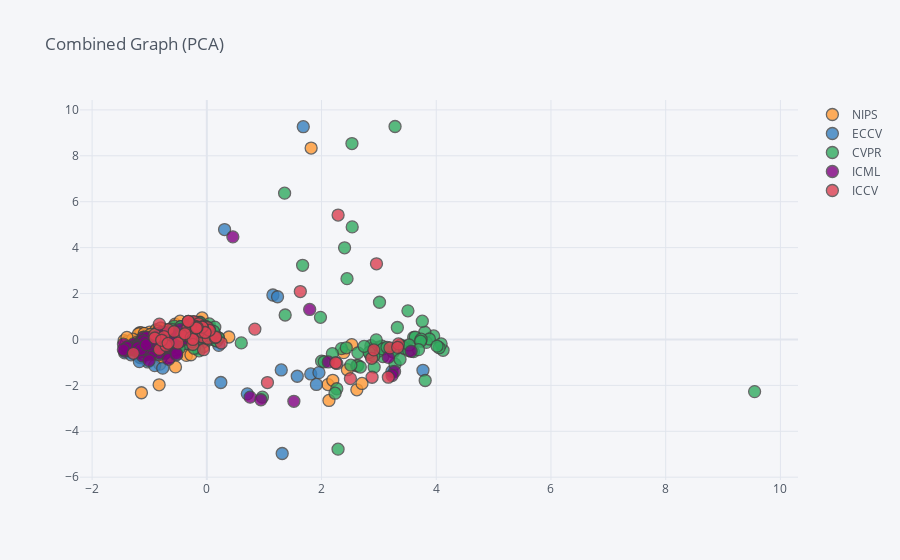

Notebook source saved alongside this figure:
### Code cell
#visualize(emb,meta,method='SpectralEmbedding',dim=2,  title='Combined Graph (Spectral Embedding)')
visualize(emb,meta,method='PCA',dim=2,  title='Combined Graph (PCA)')

### Figure 1 — Plotly figure (JSON) as saved in the notebook; plotly's stock layout.template omitted (floating-point values rounded to 4 significant figures; data arrays with more than 128 entries replaced by an {"elided": "..."} marker saying what was removed)
{"data": [{"marker": {"color": "rgba(255, 153, 51, 1.0)", "line": {"width": 1.3}, "opacity": 0.8, "size": 12, "symbol": "circle"}, "mode": "markers", "name": "NIPS", "text": ["Visualizing the Loss Landscape of Neural Nets", "PointCNN", "L4: Practical loss-based stepsize adaptation for deep learning", "Multimodal Generative Models for Scalable Weakly-Supervised Learning", "Neural Voice Cloning with a Few Samples", "The Description Length of Deep Learning models", "Deep Defense: Training DNNs with Improved Adversarial Robustness", "Adversarial Logit Pairing", "Realistic Evaluation of Deep Semi-Supervised Learning Algorithms", "DVAE#: Discrete Variational Autoencoders with Relaxed Boltzmann Priors", "BourGAN: Generative Networks with Metric Embeddings", "Bilinear Attention Networks", "Breaking the Activation Function Bottleneck through Adaptive Parameterization", "Hyperbolic Neural Networks", "Learning towards Minimum Hyperspherical Energy", "Generalizing to Unseen Domains via Adversarial Data Augmentation", "On GANs and GMMs", "Assessing Generative Models via Precision and Recall", "Relational recurrent neural networks", "Unsupervised Attention-guided Image-to-Image Translation", "Speaker-Follower Models for Vision-and-Language Navigation", "ATOMO: Communication-efficient Learning via Atomic Sparsification", "Generative Neural Machine Translation", "One-Shot Unsupervised Cross Domain Translation", "Banach Wasserstein GAN", "Neural Code Comprehension: A Learnable Representation of Code Semantics", "3D Steerable CNNs: Learning Rotationally Equivariant Features in Volumetric Data", "Glow: Generative Flow with Invertible 1x1 Convolutions", "Discovery of Latent 3D Keypoints via End-to-end Geometric Reasoning", "An intriguing failing of convolutional neural networks and the CoordConv solution", "Latent Alignment and Variational Attention", "Neural Arithmetic Logic Units", "Adaptive Skip Intervals: Temporal Abstraction for Recurrent Dynamical Models", "Video-to-Video Synthesis", "Generalisation in humans and deep neural networks", "A Unified Feature Disentangler for Multi-Domain Image Translation and Manipulation", "Neural Guided Constraint Logic Programming for Program Synthesis", "Deep Subspace Clustering Networks", "Dilated Recurrent Neural Networks", "Structured Embedding Models for Grouped Data", "Best of Both Worlds: Transferring Knowledge from Discriminative Learning to a Generative Visual Dialog Model", "Learning a Multi-View Stereo Machine", "Universal Style Transfer via Feature Transforms", "f-GANs in an Information Geometric Nutshell", "Toward Multimodal Image-to-Image Translation", "One-Sided Unsupervised Domain Mapping", "Deep Mean-Shift Priors for Image Restoration", "SchNet: A continuous-filter convolutional neural network for modeling quantum interactions", "Inductive Representation Learning on Large Graphs", "Mean teachers are better role models: Weight-averaged consistency targets improve semi-supervised deep learning results", "TernGrad: Ternary Gradients to Reduce Communication in Distributed Deep Learning", "NeuralFDR: Learning Discovery Thresholds from Hypothesis Features", "Learning Multiple Tasks with Multilinear Relationship Networks", "Train longer, generalize better: closing the generalization gap in large batch training of neural networks", "The Numerics of GANs", "Stabilizing Training of Generative Adversarial Networks through Regularization", "Training Deep Networks without Learning Rates Through Coin Betting", "MMD GAN: Towards Deeper Understanding of Moment Matching Network", "Few-Shot Learning Through an Information Retrieval  Lens", "Differentiable Learning of Logical Rules for Knowledge Base Reasoning", "OnACID: Online Analysis of Calcium Imaging Data in Real Time", "Fisher GAN", "Toward Goal-Driven Neural Network Models for the Rodent Whisker-Trigeminal System", "Predicting Organic Reaction Outcomes with Weisfeiler-Lehman Network", "REBAR: Low-variance, unbiased gradient estimates for discrete latent variable models", "ELF: An Extensive, Lightweight and Flexible Research Platform for Real-time Strategy Games", "Dual Discriminator Generative Adversarial Nets", "Bridging the Gap Between Value and Policy Based Reinforcement Learning", "Convolutional Gaussian Processes", "Deep Lattice Networks and Partial Monotonic Functions", "Hierarchical Attentive Recurrent Tracking", "Learning to Compose Domain-Specific Transformations for Data Augmentation", "Language Modeling with Recurrent Highway Hypernetworks", "Bayesian Compression for Deep Learning", "Streaming Sparse Gaussian Process Approximations", "Spherical convolutions and their application in molecular modelling", "Neural system identification for large populations separating what and where", "A Disentangled Recognition and Nonlinear Dynamics Model for Unsupervised Learning", "Bayesian GAN", "Geometric Matrix Completion with Recurrent Multi-Graph Neural Networks", "Diving into the shallows: a computational perspective on large-scale shallow learning", "InfoGAIL: Interpretable Imitation Learning from Visual Demonstrations", "Deep Hyperspherical Learning", "On-the-fly Operation Batching in Dynamic Computation Graphs", "Streaming Weak Submodularity: Interpreting Neural Networks on the Fly", "Prototypical Networks for Few-shot Learning", "Multi-Information Source Optimization", "Dual Path Networks", "Doubly Stochastic Variational Inference for Deep Gaussian Processes", "QMDP-Net: Deep Learning for Planning under Partial Observability", "A Unified Approach to Interpreting Model Predictions", "Context Selection for Embedding Models", "Working hard to know your neighbor's margins: Local descriptor learning loss", "Learning to Prune Deep Neural Networks via Layer-wise Optimal Brain Surgeon", "DropoutNet: Addressing Cold Start in Recommender Systems", "PointNet++: Deep Hierarchical Feature Learning on Point Sets in a Metric Space", "A-NICE-MC: Adversarial Training for MCMC", "Riemannian approach to batch normalization", "Triangle Generative Adversarial Networks", "Scalable trust-region method for deep reinforcement learning using Kronecker-factored approximation", "Hybrid Reward Architecture for Reinforcement Learning", "AdaGAN: Boosting Generative Models", "Task-based End-to-end Model Learning in Stochastic Optimization", "Gradient descent GAN optimization is locally stable", "Do Deep Neural Networks Suffer from Crowding?", "Improved Training of Wasserstein GANs", "Learning Disentangled Representations with Semi-Supervised Deep Generative Models", "Attention is All you Need", "Value Prediction Network", "Causal Effect Inference with Deep Latent-Variable Models", "Good Semi-supervised Learning That Requires a Bad GAN", "Modulating early visual processing by language", "GANs Trained by a Two Time-Scale Update Rule Converge to a Local Nash Equilibrium", "Neural Expectation Maximization", "Attend and Predict: Understanding Gene Regulation by Selective Attention on Chromatin", "Style Transfer from Non-Parallel Text by Cross-Alignment", "Real Time Image Saliency for Black Box Classifiers", "On Word Embedding Dimensionality", "COLA: Decentralized Linear Learning", "A Simple Unified Framework for Detecting Out-of-Distribution Samples and Adversarial Attacks", "Mapping Images to Scene Graphs with Permutation-Invariant Structured Prediction", "Learning Conditioned Graph Structures for Interpretable Visual Question Answering", "Reversible Recurrent Neural Networks"], "textfont": {"color": "#4D5663"}, "type": "scatter", "x": [-0.8789, -0.7391, -0.8026, -0.7028, 2.616, -0.763, -0.5461, -1.157, -0.7005, -1.095, -0.9425, -1.323, -0.7673, -1.442, -1.163, -1.146, -1.094, -1.127, -0.7568, -0.4558, -1.398, -1.044, -0.8559, -0.4016, -0.7742, -0.965, -0.3564, 2.387, -0.5243, -0.9568, -1.274, -0.8708, -1.194, -0.8671, -1.141, -0.9962, -1.302, -0.8781, -0.9342, -0.5537, -0.9691, -0.6165, 2.45, -0.7948, 2.705, -0.6569, -0.9368, -1.363, -0.8834, 0.3842, -0.7287, -0.8138, -0.2769, -0.632, -0.4939, -1.246, -0.6548, -0.8212, -0.804, -1.089, -0.4466, -0.7539, -0.4386, -0.9819, -0.579, -1.158, -1.14, -0.669, -1.232, -1.106, -1.308, -0.9344, -0.7523, -0.6415, -0.8437, -1.168, -1.187, -1.247, -1.165, -1.07, -0.8601, -1.29, -0.7889, 2.526, -0.4495, -0.0578, -0.8704, 2.112, -0.349, -1.215, -1.073, -0.4661, -0.4293, -0.316, 1.819, -0.6876, -1.065, -0.5736, -1.097, -1.393, -0.6486, -0.8487, -0.6421, -0.7524, -1.085, -0.7977, -1.231, 2.129, -0.8314, -0.9799, -0.3516, 2.196, -0.7335, -1.0, -0.8222, -0.866, 2.614, -0.08195, -0.6225, -1.115, -0.7582, -1.311, -1.343], "y": [-0.4213, -0.4481, -0.5364, -0.8107, -2.194, -0.7011, -1.197, -0.439, -0.1072, 0.2529, 0.1789, -0.1284, 0.005999, -0.04901, 0.2997, 0.2903, 0.1656, 0.1056, 0.3788, -0.1891, -0.1078, 0.05001, 0.2123, 0.359, 0.457, 0.2376, -0.6948, -0.5744, -0.4742, -0.6688, -0.6174, 0.3876, 0.2385, -0.2997, -0.001613, 0.3223, -0.1784, 0.03157, 0.2602, 0.6672, -0.2974, 0.4537, -1.319, 0.1812, -1.918, 0.4133, -0.4533, -0.4676, 0.4218, 0.1067, -0.04627, -0.3691, -0.6666, -0.7587, 0.1625, -0.3578, 0.3233, -1.074, 0.4979, 0.2627, 0.4842, -0.6411, -0.009394, 0.08449, 0.5168, -0.1344, -2.322, 0.3975, -0.2459, 0.1039, -0.08066, -0.04374, -0.1409, 0.1498, 0.3666, -0.2495, -0.1452, -0.06581, -0.7906, -0.06354, -0.1195, 0.01637, -0.3244, -0.2265, 0.4336, -0.3105, 0.1562, -1.967, 0.6313, -0.114, 0.01541, 0.7944, -0.04841, -0.1809, 8.339, 0.3016, -0.1594, 0.3252, -0.7631, 0.08982, 0.4507, -0.3504, -0.03682, -0.1376, -0.31, -0.7921, -0.2308, -2.658, -1.975, 0.2232, -0.09803, -1.781, -0.6071, -0.1212, -0.4166, -0.1451, -1.147, 0.9382, 0.2591, -0.4463, 0.08557, -0.5541, -0.5034]}, {"marker": {"color": "rgba(55, 128, 191, 1.0)", "line": {"width": 1.3}, "opacity": 0.8, "size": 12, "symbol": "circle"}, "mode": "markers", "name": "ECCV", "text": ["Improving Shape Deformation in Unsupervised Image-to-Image Translation", "Pairwise Confusion for Fine-Grained Visual Classification", "GANimation: Anatomically-aware Facial Animation from a Single Image", "Deep Expander Networks: Efficient Deep Networks from Graph Theory", "3DMV: Joint 3D-Multi-View Prediction for 3D Semantic Scene Segmentation", "Learning Category-Specific Mesh Reconstruction from Image Collections", "Zero-Shot Object Detection", "A Style-Aware Content Loss for Real-time HD Style Transfer", "Piggyback: Adapting a Single Network to Multiple Tasks by Learning to Mask Weights", "Semi-supervised Adversarial Learning to Generate Photorealistic Face Images of New Identities from 3D Morphable Model", "Simple Baselines for Human Pose Estimation and Tracking", "Toward Characteristic-Preserving Image-based Virtual Try-On Network", "Acquisition of Localization Confidence for Accurate Object Detection", "Conditional Image-Text Embedding Networks", "SketchyScene: Richly-Annotated Scene Sketches", "Progressive Neural Architecture Search", "Image Manipulation with Perceptual Discriminators", "Repeatability Is Not Enough: Learning Affine Regions via Discriminability", "Unsupervised holistic image generation from key local patches", "LQ-Nets: Learned Quantization for Highly Accurate and Compact Deep Neural Networks", "Is Robustness the Cost of Accuracy? -- A Comprehensive Study on the Robustness of 18 Deep Image Classification Models", "Dynamic Multimodal Instance Segmentation Guided by Natural Language Queries", "Dynamic Conditional Networks for Few-Shot Learning", "Recovering 3D Planes from a Single Image via Convolutional Neural Networks", "Learning Single-View 3D Reconstruction with Limited Pose Supervision", "Image Inpainting for Irregular Holes Using Partial Convolutions", "Unsupervised Geometry-Aware Representation for 3D Human Pose Estimation", "PSANet: Point-wise Spatial Attention Network for Scene Parsing", "Deep Randomized Ensembles for Metric Learning", "Predicting Gaze in Egocentric Video by Learning Task-dependent Attention Transition", "Coloring with Words: Guiding Image Colorization Through Text-based Palette Generation", "Fighting Fake News: Image Splice Detection via Learned Self-Consistency", "HiDDeN: Hiding Data with Deep Networks", "Multi-scale Residual Network for Image Super-Resolution", "Adaptive Affinity Fields for Semantic Segmentation", "Statistically-motivated Second-order Pooling", "Stacked Cross Attention for Image-Text Matching", "Open Set Domain Adaptation by Backpropagation", "DeepVS: A Deep Learning Based Video Saliency Prediction Approach", "EC-Net: an Edge-aware Point set Consolidation Network", "Encoder-Decoder with Atrous Separable Convolution for Semantic Image Segmentation", "Estimating the Success of Unsupervised Image to Image Translation", "Single Shot Scene Text Retrieval", "Learning Type-Aware Embeddings for Fashion Compatibility", "Learning Visual Question Answering by Bootstrapping Hard Attention", "Deep Clustering for Unsupervised Learning of Visual Features", "Joint Person Segmentation and Identification in Synchronized First- and Third-person Videos", "ECO: Efficient Convolutional Network for Online Video Understanding", "Diverse and Coherent Paragraph Generation from Images", "MultiPoseNet: Fast Multi-Person Pose Estimation using Pose Residual Network", "ShapeStacks: Learning Vision-Based Physical Intuition for Generalised Object Stacking", "Towards Realistic Predictors", "Choose Your Neuron: Incorporating Domain Knowledge through Neuron-Importance", "Explainable Neural Computation via Stack Neural Module Networks", "Learning to Separate Object Sounds by Watching Unlabeled Video", "ESPNet: Efficient Spatial Pyramid of Dilated Convolutions for Semantic Segmentation", "Visual Coreference Resolution in Visual Dialog using Neural Module Networks", "License Plate Detection and Recognition in Unconstrained Scenarios", "Deep High Dynamic Range Imaging with Large Foreground Motions", "Multi-view to Novel view: Synthesizing novel views with Self-Learned Confidence", "Specular-to-Diffuse Translation for Multi-View Reconstruction", "Layer-structured 3D Scene Inference via View Synthesis", "3D-CODED: 3D Correspondences by Deep Deformation", "HybridNet: Classification and Reconstruction Cooperation for Semi-Supervised Learning", "BSN: Boundary Sensitive Network for Temporal Action Proposal Generation", "Learning Dynamic Memory Networks for Object Tracking", "Interpretable Intuitive Physics Model", "Gray-box Adversarial Training", "Depth-aware CNN for RGB-D Segmentation", "Learning Efficient Single-stage Pedestrian Detectors by Asymptotic Localization Fitting", "A Modulation Module for Multi-task Learning with Applications in Image Retrieval", "Single Image Water Hazard Detection using FCN with Reflection Attention Units", "Integral Human Pose Regression", "Recurrent Squeeze-and-Excitation Context Aggregation Net for Single Image Deraining", "Quaternion Convolutional Neural Networks", "Mutual Learning to Adapt for Joint Human Parsing and Pose Estimation", "Pose Partition Networks for Multi-Person Pose Estimation", "Video Re-localization", "Joint 3D Face Reconstruction and Dense Alignment with Position Map Regression Network", "MVSNet: Depth Inference for Unstructured Multi-view Stereo", "Audio-Visual Event Localization in Unconstrained Videos", "Macro-Micro Adversarial Network for Human Parsing", "SpiderCNN: Deep Learning on Point Sets with Parameterized Convolutional Filters", "PlaneMatch: Patch Coplanarity Prediction for Robust RGB-D Reconstruction", "Factorizable Net: An Efficient Subgraph-based Framework for Scene Graph Generation", "DF-Net: Unsupervised Joint Learning of Depth and Flow using Cross-Task Consistency", "Image Super-Resolution Using Very Deep Residual Channel Attention Networks", "Group Normalization", "Learning to Navigate for Fine-grained Classification", "Partial Adversarial Domain Adaptation", "Shift-Net: Image Inpainting via Deep Feature Rearrangement", "Distractor-aware Siamese Networks for Visual Object Tracking", "Improving Generalization via  Scalable Neighborhood Component Analysis", "Saliency Detection in 360° Videos", "GeoDesc: Learning Local Descriptors by Integrating Geometry Constraints"], "textfont": {"color": "#4D5663"}, "type": "scatter", "x": [-0.8506, -0.8037, -0.82, -0.9842, -1.108, -0.9933, -1.235, -1.029, -1.145, -1.279, -1.187, -1.071, -0.8465, 1.298, -1.125, 1.314, -1.21, -0.3928, -1.011, -0.9086, -1.431, -0.9201, 3.768, 1.152, 1.233, -1.0, -0.6465, 1.576, -0.2971, -1.025, -1.061, -0.6396, -1.108, 1.91, -1.207, -1.063, -1.32, -1.107, -0.986, 0.3095, -1.222, -0.579, -1.236, -0.9978, 0.2441, -0.7691, -0.828, 1.811, 3.535, -0.6674, -0.9666, 0.7061, -1.096, -0.4678, -1.11, -0.8335, -1.215, 1.681, -0.5498, -0.8185, -0.2966, -0.4949, -0.8261, -0.5289, -0.4678, -1.175, -0.8599, -0.9762, -0.964, -0.5292, 1.955, -1.265, -0.5912, -1.162, -0.6739, 3.228, -0.9054, -1.235, -1.174, -1.163, 0.2084, -1.009, -0.5585, -0.8047, -0.7701, 3.266, -0.3086, -0.8003, -1.162, -0.781, -0.2971, -1.194, -1.176, -0.4564, -0.4294], "y": [0.2063, -0.1391, -0.2499, -0.5888, -0.2633, -0.4074, -0.3352, -0.9798, -0.793, -0.2489, -0.406, -0.1135, -0.2929, -1.33, -0.3063, -4.969, -0.5365, -0.07294, -0.03344, -1.14, -0.5861, -0.2145, -1.345, 1.936, 1.861, -0.5744, -0.08654, -1.603, -0.007211, -0.6498, -0.4568, -0.4004, -0.7017, -1.96, -0.3952, -0.1741, -0.6696, -0.1821, -0.1828, 4.787, -0.5006, -0.1245, -0.2633, -0.281, -1.875, -1.251, -0.6635, -1.502, -0.4592, -0.1252, 0.09427, -2.37, -0.5195, 0.3502, -0.3418, -0.08786, -0.3068, 9.268, -0.2742, 0.03061, -0.0915, 0.2441, -0.3278, -0.6732, 0.3502, -0.3607, -0.3597, -0.5037, -0.3776, -0.4445, -1.445, -0.4607, -0.4766, -0.3675, 0.01514, -1.393, -0.2757, -0.2588, -0.1316, -0.145, -0.2578, -0.2999, -0.2835, -0.5931, -0.2564, -0.4416, -0.1079, -0.5383, -0.5783, -0.4578, -0.007211, -0.5059, -0.9674, -0.2349, 0.3204]}, {"marker": {"color": "rgba(50, 171, 96, 1.0)", "line": {"width": 1.3}, "opacity": 0.8, "size": 12, "symbol": "circle"}, "mode": "markers", "name": "CVPR", "text": {"elided": "273 str values"}, "textfont": {"color": "#4D5663"}, "type": "scatter", "x": {"elided": "273 float values"}, "y": {"elided": "273 float values"}}, {"marker": {"color": "rgba(128, 0, 128, 1.0)", "line": {"width": 1.3}, "opacity": 0.8, "size": 12, "symbol": "circle"}, "mode": "markers", "name": "ICML", "text": ["OptNet: Differentiable Optimization as a Layer in Neural Networks", "Input Convex Neural Networks", "Wasserstein Generative Adversarial Networks", "Synthesizing Robust Adversarial Examples", "Differentially Private Database Release via Kernel Mean Embeddings", "Optimizing the Latent Space of Generative Networks", "NetGAN: Generating Graphs via Random Walks", "Compressed Sensing using Generative Models", "Predict and Constrain: Modeling Cardinality in Deep Structured Prediction", "Path-Level Network Transformation for Efficient Architecture Search", "Adversarial Learning with Local Coordinate Coding", "Adversarial Time-to-Event Modeling", "Learning K-way D-dimensional Discrete Codes for Compact Embedding Representations", "DRACO: Byzantine-resilient Distributed Training via Redundant Gradients", "AdaNet: Adaptive Structural Learning of Artificial Neural Networks", "Inference Suboptimality in Variational Autoencoders", "Stochastic Generative Hashing", "Adversarial Attack on Graph Structured Data", "Language Modeling with Gated Convolutional Networks", "Stochastic Video Generation with a Learned Prior", "Dance Dance Convolution", "Model-Agnostic Meta-Learning for Fast Adaptation of Deep Networks", "Input Switched Affine Networks: An RNN Architecture Designed for Interpretability", "Bilevel Programming for Hyperparameter Optimization and Meta-Learning", "Convolutional Sequence to Sequence Learning", "Visualizing and Understanding Atari Agents", "On Calibration of Modern Neural Networks", "DeepBach: a Steerable Model for Bach Chorales Generation", "Learning unknown ODE models with Gaussian processes", "Toward Controlled Generation of Text", "Neural Autoregressive Flows", "Decoupled Parallel Backpropagation with Convergence Guarantee", "Attention-based Deep Multiple Instance Learning", "Black-box Adversarial Attacks with Limited Queries and Information", "Decoupled Neural Interfaces using Synthetic Gradients", "Efficient end-to-end learning for quantizable representations", "Composite Functional Gradient Learning of Generative  Adversarial Models", "Video Pixel Networks", "Efficient Neural Audio Synthesis", "Learning to Discover Cross-Domain Relations with Generative Adversarial Networks", "SplitNet: Learning to Semantically Split Deep Networks for Parameter Reduction and Model Parallelization", "Disentangling by Factorising", "Neural Relational Inference for Interacting Systems", "Grammar Variational Autoencoder", "Deep Spectral Clustering Learning", "Hierarchical Imitation and Reinforcement Learning", "Confident Multiple Choice Learning", "Gated Path Planning Networks", "Noise2Noise: Learning Image Restoration without Clean Data", "Dropout Inference in Bayesian Neural Networks with Alpha-divergences", "Explicit Inductive Bias for Transfer Learning with Convolutional Networks", "Towards Binary-Valued Gates for Robust LSTM Training", "Zero-Inflated Exponential Family Embeddings", "Dimensionality-Driven Learning with Noisy Labels", "Adversarial Variational Bayes: Unifying Variational Autoencoders and Generative Adversarial Networks", "Device Placement Optimization with Reinforcement Learning", "SparseMAP: Differentiable Sparse Structured Inference", "A Theoretical Explanation for Perplexing Behaviors of Backpropagation-based Visualizations", "The Statistical Recurrent Unit", "Count-Based Exploration with Neural Density Models", "Efficient Neural Architecture Search via Parameters Sharing", "Robust Adversarial Reinforcement Learning", "Neural Episodic Control", "Online and Linear-Time Attention by Enforcing Monotonic Alignments", "Learning to Reweight Examples for Robust Deep Learning", "Deep One-Class Classification", "First Order Generative Adversarial Networks", "Finding Influential Training Samples for Gradient Boosted Decision Trees", "A Spectral Approach to Gradient Estimation for Implicit Distributions", "Bottleneck Conditional Density Estimation", "Attentive Recurrent Comparators", "The Predictron:  End-To-End Learning and Planning", "Accelerating Natural Gradient with Higher-Order Invariance", "Exploiting the Potential of Standard Convolutional Autoencoders for Image Restoration by Evolutionary Search", "Neural Program Synthesis from Diverse Demonstration Videos", "Differentiable Compositional Kernel Learning for Gaussian Processes", "Axiomatic Attribution for Deep Networks", "Black Box FDR", "Learning Longer-term Dependencies in RNNs with Auxiliary Losses", "The Mirage of Action-Dependent Baselines in Reinforcement Learning", "Learning to Generate Long-term Future via Hierarchical Prediction", "PredRNN++: Towards A Resolution of the Deep-in-Time Dilemma in Spatiotemporal Predictive Learning", "Style Tokens: Unsupervised Style Modeling, Control and Transfer in End-to-End Speech Synthesis", "Transfer Learning via Learning to Transfer", "Hierarchical Long-term Video Prediction without Supervision", "Variance Regularized Counterfactual Risk Minimization via Variational Divergence Minimization", "Deep k-Means: Re-Training and Parameter Sharing with Harder Cluster Assignments for Compressing Deep Convolutions", "Learning Semantic Representations for Unsupervised Domain Adaptation", "Improved Variational Autoencoders for Text Modeling using Dilated Convolutions", "Mean Field Multi-Agent Reinforcement Learning", "Combined Group and Exclusive Sparsity for Deep Neural Networks", "GraphRNN: Generating Realistic Graphs with Deep Auto-regressive Models", "Continual Learning Through Synaptic Intelligence", "Adversarial Feature Matching for Text Generation", "Convexified Convolutional Neural Networks", "Noisy Natural Gradient as Variational Inference", "Follow the Moving Leader in Deep Learning", "Recurrent Highway Networks"], "textfont": {"color": "#4D5663"}, "type": "scatter", "x": [-0.4707, 0.7556, -0.2834, -0.4604, -0.9001, -0.7137, -1.083, -1.007, 0.4537, 0.9436, -1.043, -1.279, -0.9402, -1.106, -0.6268, -0.5861, -1.161, -1.28, -1.119, -1.036, 3.273, -1.288, -0.8221, -1.076, -1.041, -0.9008, -0.692, -0.5708, -0.7897, -0.7622, -0.9988, -0.981, -0.8645, -0.3617, -0.9076, -0.853, -1.126, 1.793, -1.124, -0.778, -1.174, -0.2878, -1.31, -1.431, -0.7103, -1.106, -0.5416, -1.107, -0.8021, -0.9272, -1.046, -0.9959, -0.6245, -0.9451, -1.216, 2.118, -0.8368, -1.013, -0.7747, -0.2428, 3.229, -1.453, -0.9044, -0.6668, -1.122, -0.9667, -0.5339, -1.112, -1.155, -1.385, 3.164, -0.6059, -1.387, 1.518, -0.7071, -0.8333, -0.8702, -0.6439, -1.102, -0.9756, -0.9211, -1.105, 3.561, -0.8046, -0.7197, -1.21, -0.5255, -1.077, -0.7358, -1.201, -0.7193, -0.5989, -0.7899, -1.007, -1.152, -1.454, -0.3326, -1.058], "y": [-0.0981, -2.514, 0.273, 0.4531, -0.2631, -0.5676, -0.1827, -0.1922, 4.469, -2.628, -0.2544, -0.1955, -0.02678, -0.1199, -0.3608, -0.1008, -0.1313, -0.3093, -0.03848, -0.03943, -1.397, -0.3969, 0.07896, 0.09959, -0.6008, 0.06218, -0.2981, -0.1185, 0.1986, -0.3109, -0.2906, -0.6052, -0.4686, 0.03135, -0.2655, -0.433, -0.01924, 1.307, -0.1807, -0.3752, -0.5496, 0.07616, -0.3936, -0.5175, -0.1788, 0.08565, -0.578, -0.4332, 0.1812, -0.2968, 0.09501, -0.2554, 0.2132, -0.2339, -0.2821, -0.9802, -0.5993, -0.3586, -0.2156, 0.1956, -1.569, -0.2061, -0.1437, -0.8638, -0.72, -0.6107, 0.04347, -0.03939, -0.2581, -0.3239, -0.7826, 0.1856, -0.3442, -2.696, -0.1154, -0.3926, -0.1117, -0.06036, -0.4071, -0.256, -0.0356, -0.1887, -0.5157, 0.3048, 0.2957, -0.3616, -0.6353, -0.1046, -0.06101, -0.3585, 0.049, -0.09494, 0.01063, -0.9166, -0.4435, -0.45, 0.3784, -0.2383]}, {"marker": {"color": "rgba(219, 64, 82, 1.0)", "line": {"width": 1.3}, "opacity": 0.8, "size": 12, "symbol": "circle"}, "mode": "markers", "name": "ICCV", "text": ["VQA: Visual Question Answering", "CVAE-GAN: Fine-Grained Image Generation Through Asymmetric Training", "Convolutional Color Constancy", "Deep TextSpotter: An End-To-End Trainable Scene Text Localization and Recognition Framework", "SubUNets: End-To-End Hand Shape and Continuous Sign Language Recognition", "HashNet: Deep Learning to Hash by Continuation", "Deep Adaptive Image Clustering", "Deep Colorization", "Photographic Image Synthesis With Cascaded Refinement Networks", "Query-Guided Regression Network With Context Policy for Phrase Grounding", "Pixel Recursive Super Resolution", "Deformable Convolutional Networks", "Attributes2Classname: A Discriminative Model for Attribute-Based Unsupervised Zero-Shot Learning", "RPAN: An End-To-End Recurrent Pose-Attention Network for Action Recognition in Videos", "BlitzNet: A Real-Time Deep Network for Scene Understanding", "Predicting Depth, Surface Normals and Semantic Labels With a Common Multi-Scale Convolutional Architecture", "Interpretable Explanations of Black Boxes by Meaningful Perturbation", "Single Image 3D Without a Single 3D Image", "Associative Domain Adaptation", "Automatic Spatially-Aware Fashion Concept Discovery", "Mask R-CNN", "Beyond Face Rotation: Global and Local Perception GAN for Photorealistic and Identity Preserving Frontal View Synthesis", "Wavelet-SRNet: A Wavelet-Based CNN for Multi-Scale Face Super Resolution", "Learning to Reason: End-To-End Module Networks for Visual Question Answering", "DSLR-Quality Photos on Mobile Devices With Deep Convolutional Networks", "PoseNet: A Convolutional Network for Real-Time 6-DOF Camera Relocalization", "Escape From Cells: Deep Kd-Networks for the Recognition of 3D Point Cloud Models", "Learning to Push the Limits of Efficient FFT-Based Image Deconvolution", "Introspective Neural Networks for Generative Modeling", "RoomNet: End-To-End Room Layout Estimation", "Learning Efficient Convolutional Networks Through Network Slimming", "Raster-To-Vector: Revisiting Floorplan Transformation", "Rotation Equivariant Vector Field Networks", "Attentive Semantic Video Generation Using Captions", "Domain-Adaptive Deep Network Compression", "Learning Proximal Operators: Using Denoising Networks for Regularizing Inverse Imaging Problems", "Curriculum Dropout", "No Fuss Distance Metric Learning Using Proxies", "Video Frame Interpolation via Adaptive Separable Convolution", "Representation Learning by Learning to Count", "GANs for Biological Image Synthesis", "Following Gaze in Video", "EnhanceNet: Single Image Super-Resolution Through Automated Texture Synthesis", "Grad-CAM: Visual Explanations From Deep Networks via Gradient-Based Localization", "DSOD: Learning Deeply Supervised Object Detectors From Scratch", "Incremental Learning of Object Detectors Without Catastrophic Forgetting", "Hide-And-Seek: Forcing a Network to Be Meticulous for Weakly-Supervised Object and Action Localization", "Face Flow", "Multi-View Convolutional Neural Networks for 3D Shape Recognition", "Reasoning About Fine-Grained Attribute Phrases Using Reference Games", "Click Here: Human-Localized Keypoints as Guidance for Viewpoint Estimation", "MemNet: A Persistent Memory Network for Image Restoration", "Unsupervised Learning of Object Landmarks by Factorized Spatial Embeddings", "Image Super-Resolution Using Dense Skip Connections", "Unsupervised Adaptation for Deep Stereo", "Simultaneous Deep Transfer Across Domains and Tasks", "Sequence to Sequence - Video to Text", "Revisiting IM2GPS in the Deep Learning Era", "Multi-Label Image Recognition by Recurrently Discovering Attentional Regions", "Learning Blind Motion Deblurring", "Self-Organized Text Detection With Minimal Post-Processing via Border Learning", "Curriculum Domain Adaptation for Semantic Segmentation of Urban Scenes", "Learning Spread-Out Local Feature Descriptors", "Conditional Random Fields as Recurrent Neural Networks", "Unlabeled Samples Generated by GAN Improve the Person Re-Identification Baseline in Vitro"], "textfont": {"color": "#4D5663"}, "type": "scatter", "x": [-0.6744, -0.1904, -0.9086, 1.63, 3.165, 0.2512, -0.8271, -0.03617, -0.3537, 2.958, -0.08126, -0.05782, -0.3313, -1.281, -0.08126, -0.2242, -0.08197, -0.139, -0.7475, -0.07223, -0.4381, -0.1904, 2.266, 3.192, 2.503, -0.5694, -0.2727, -0.08126, -0.2445, -0.07679, 2.246, 0.02579, 0.1448, 3.341, 0.009895, 0.009895, 0.04627, -0.2415, 0.1565, -0.08126, 2.874, -0.5045, -0.3823, -0.1904, 0.01513, 0.04439, -0.8272, -0.9069, -0.323, -0.1789, -0.08126, 2.881, -0.7103, -0.08126, -0.787, 3.326, 2.289, 2.911, -0.0289, -0.675, -0.1698, 0.8373, -0.1829, -0.323, 1.057], "y": [0.4297, 0.5493, 0.2174, 2.086, -1.645, -0.1554, -0.434, 0.4005, 0.2049, 3.295, 0.5384, -0.4459, 0.5163, -0.6045, 0.5384, 0.777, 0.1173, 0.6839, 0.1224, 0.4865, 0.1679, 0.5493, -1.046, -0.3677, -1.705, 0.3467, 0.07968, 0.5384, -0.2181, 0.327, -1.015, 0.0449, 0.0797, -0.195, 0.4585, 0.4585, 0.4074, 0.0004073, 0.1055, 0.5384, -0.8218, -0.1597, 0.2481, 0.5493, 0.5171, 0.4004, 0.6677, 0.06232, 0.7887, 0.5382, 0.5384, -1.646, -0.2621, 0.5384, -0.03814, -0.3448, 5.419, -0.4554, 0.3015, -0.1695, 0.5315, 0.45, 0.4992, 0.7887, -1.877]}], "layout": {"legend": {"bgcolor": "#F5F6F9", "font": {"color": "#4D5663"}}, "paper_bgcolor": "#F5F6F9", "plot_bgcolor": "#F5F6F9", "title": {"font": {"color": "#4D5663"}, "text": "Combined Graph (PCA)"}, "xaxis": {"gridcolor": "#E1E5ED", "showgrid": true, "tickfont": {"color": "#4D5663"}, "title": {"font": {"color": "#4D5663"}, "text": ""}, "zerolinecolor": "#E1E5ED"}, "yaxis": {"gridcolor": "#E1E5ED", "showgrid": true, "tickfont": {"color": "#4D5663"}, "title": {"font": {"color": "#4D5663"}, "text": ""}, "zerolinecolor": "#E1E5ED"}}}
